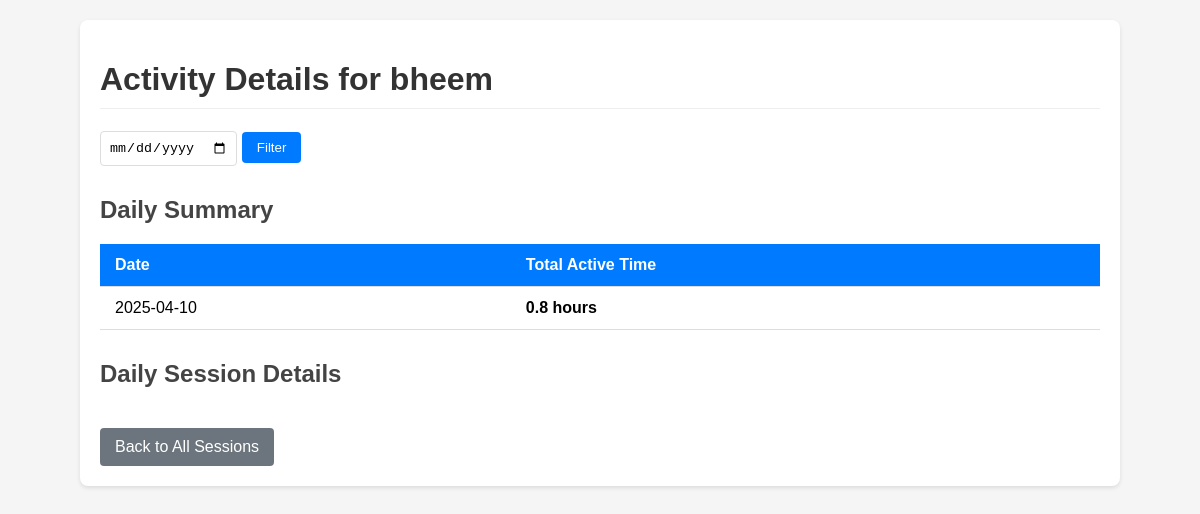
/user-activity/bheem, run on the app's committed database.
### tables this page shows
CREATE TABLE daily_activity
                (date TEXT,
                 username TEXT,
                 total_active_seconds INTEGER,
                 PRIMARY KEY (date, username));

### app.py (the view, shortened to what this page needs)
@app.route('/user-activity/<username>')
def user_activity(username):
    selected_date = request.args.get('date')
    conn = sqlite3.connect('faces.db')
    c = conn.cursor()
    if selected_date:
        c.execute("""SELECT date, login_time, logout_time, duration_seconds
                   FROM session_details
                   WHERE username = ? AND date = ?
                   ORDER BY login_time DESC""", (username, selected_date))
    else:
        c.execute("""SELECT date, login_time, logout_time, duration_seconds
                   FROM session_details
                   WHERE username = ?
                   ORDER BY login_time DESC""", (username,))
    sessions = c.fetchall()
    if selected_date:
        c.execute("""SELECT date, total_active_seconds
                   FROM daily_activity
                   WHERE username = ? AND date = ?
                   ORDER BY date DESC""", (username, selected_date))
    else:
        c.execute("""SELECT date, total_active_seconds
                   FROM daily_activity
                   WHERE username = ?
                   ORDER BY date DESC""", (username,))
    daily_totals = c.fetchall()
    conn.close()
    sessions_by_date = {}
    return render_template('user_activity.html',
                         username=username,
                         sessions_by_date=sessions_by_date,
                         daily_totals=daily_totals,
                         selected_date=selected_date)

### templates/user_activity.html (shortened to what this page needs)
<!DOCTYPE html>
<html lang="en">
<head>
</head>
<body>
    <div class="container">
        <h1>Activity Details for {{ username }}</h1>
        <div class="date-filter">
            <form method="get" action="">
                <input type="date" name="date" value="{{ selected_date if selected_date else '' }}">
                <button type="submit">Filter</button>
            </form>
        </div>
        <h2>Daily Summary</h2>
        <table>
            <thead>
                <tr>
                    <th>Date</th>
                    <th>Total Active Time</th>
                </tr>
            </thead>
            <tbody>
                {% for date, seconds in daily_totals %}
                <tr>
                    <td>{{ date }}</td>
                    <td class="duration">{{ (seconds / 3600)|round(2) }} hours</td>
                </tr>
                {% endfor %}
            </tbody>
        </table>
        <h2>Daily Session Details</h2>
        <a href="/sessions" class="back-btn">Back to All Sessions</a>
    </div>
</body>
</html>

### templates/user_activity.html (style rules this page uses)
body { font-family: Arial, sans-serif; margin: 0; padding: 20px; background-color: #f5f5f5; }
.container { max-width: 1000px; margin: 0 auto; background: white; padding: 20px; border-radius: 8px; box-shadow: 0 2px 4px rgba(0,0,0,0.1); }
h1 { color: #333; border-bottom: 1px solid #eee; padding-bottom: 10px; }
h2 { color: #444; margin-top: 30px; }
table { width: 100%; border-collapse: collapse; margin-top: 15px; }
th, td { padding: 12px 15px; text-align: left; border-bottom: 1px solid #ddd; }
th { background-color: #007bff; color: white; }
.back-btn { display: inline-block; margin-top: 20px; padding: 10px 15px; background-color: #6c757d; color: white; text-decoration: none; border-radius: 4px; }
.duration { font-weight: bold; }
.date-filter { margin: 20px 0; display: flex; gap: 10px; align-items: center; }
.date-filter input[type="date"] { padding: 8px; border: 1px solid #ddd; border-radius: 4px; }
.date-filter button { padding: 8px 15px; background-color: #007bff; color: white; border: none; border-radius: 4px; cursor: pointer; }

### data on the page
daily_activity: username "bheem", date "2025-04-10", (seconds/3600)|round(2) "0.8"
